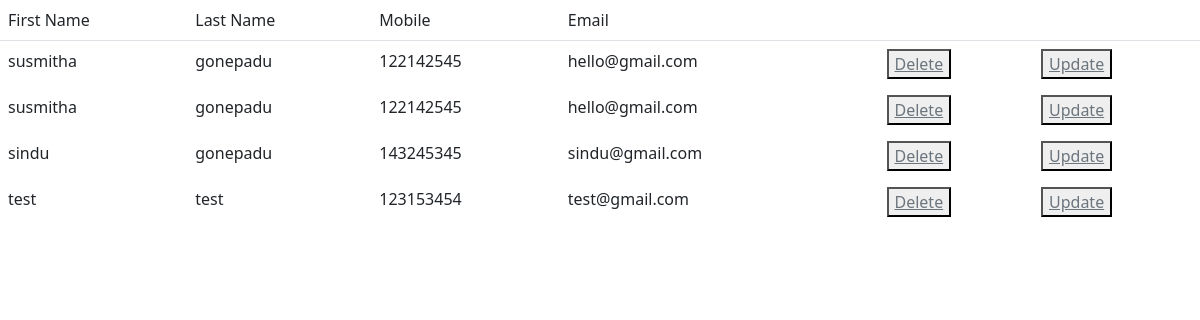
Page /retrieve/ on the committed database.
### sampleapp/models.py (models this page shows, shortened)
class Employee(models.Model):
    first_name = models.CharField(max_length=30)
    last_name = models.CharField(max_length=30)
    mobile = models.CharField(max_length=10)
    email = models.EmailField()

### sampleapp/views.py (the view)
# urls.py: path('retrieve/', EmployeeRetrieve.as_view(), name = 'EmployeeRetrieve'),
class EmployeeRetrieve(ListView):
    model = Employee
    success_url = reverse_lazy('sampleapp: EmployeeRetrieve')

### sampleapp/templates/sampleapp/employee_list.html (shortened to what this page needs)
{% extends 'base.html' %}
{% block content %}
<table class="table table-borderless">
    <thead class="border-bottom font-weight-bold">
        <tr>
            <td>First Name</td>
            <td>Last Name</td>
            <td>Mobile</td>
            <td>Email</td>
        </tr>
    </thead>
    {% for object in object_list %}
        <tr>
                <td>{{ object.first_name }}</td>
                <td> {{object.last_name }}</td>
                <td> {{object.mobile }}</td>
                <td>{{object.email }} </td>
            <td>
            <td><button><a href = '/{{object.pk}}/delete' class = 'class="btn text-secondary px-0'> Delete
            </a></button></td>
            <td><button><a href = '/{{object.pk}}/update' class = 'class="btn text-secondary px-0'> Update
            </a></button></td>
    {% endfor %}
</table>
{% endblock content %}

### sampleapp/templates/base.html (shortened to what this page needs)
<!doctype html>
<html lang="en">
  <head>
    <link href="https://cdn.jsdelivr.net/npm/bootstrap@5.0.2/dist/css/bootstrap.min.css" rel="stylesheet">
  </head>
  <body>
  {% block content %}{% endblock content %}
  </body>
</html>

### rows in the picture
Employee: first_name "susmitha", last_name "gonepadu", mobile "122142545", email "hello@gmail.com"
Employee: first_name "susmitha", last_name "gonepadu", mobile "122142545", email "hello@gmail.com"
Employee: first_name "sindu", last_name "gonepadu", mobile "143245345", email "sindu@gmail.com"
Employee: first_name "test", last_name "test", mobile "123153454", email "test@gmail.com"
